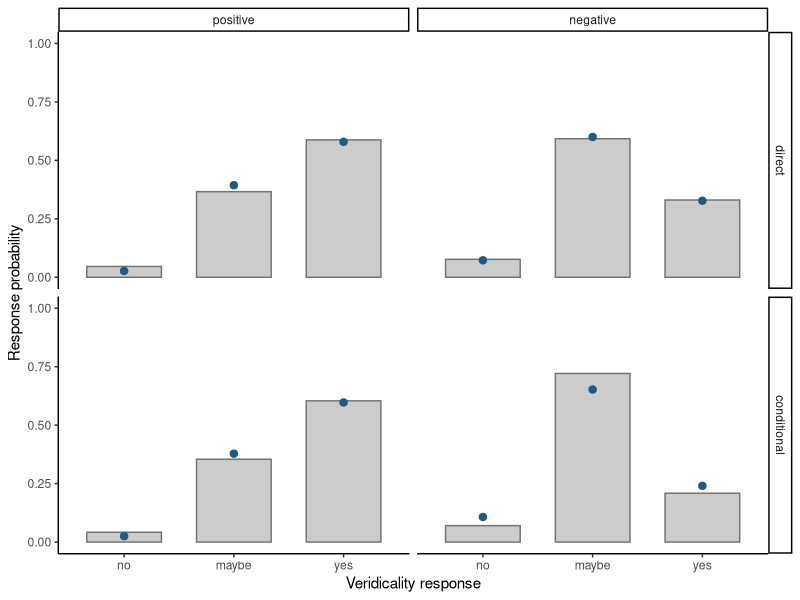
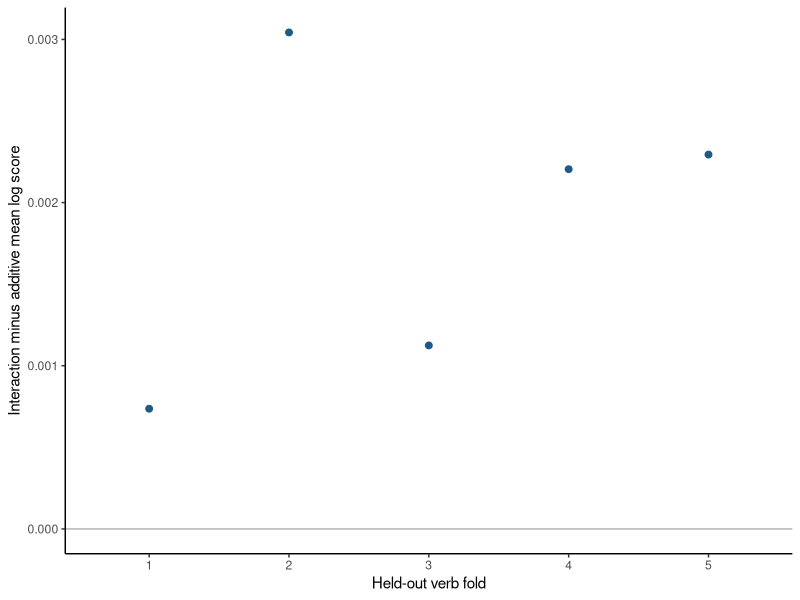

Recreate these plots in R, in order.
## ---- chunk 1
#| label: megaveridicality-fold-setup
library(ordinal)
library(ggplot2)

judgments <- read.csv(
  "data/megaveridicality/megaveridicality-v1-active-native.csv"
)
verb_folds <- read.csv("data/megaveridicality/verb-folds.csv")
judgments <- merge(
  judgments,
  verb_folds,
  by = "verb",
  all.x = TRUE,
  sort = FALSE
)

stopifnot(!anyNA(judgments$fold))

judgments$outcome <- ordered(
  judgments$response,
  levels = c("no", "maybe", "yes")
)
judgments$polarity <- factor(
  judgments$polarity,
  levels = c("positive", "negative")
)
judgments$task <- factor(
  judgments$task,
  levels = c("direct", "conditional")
)

fold_summary <- aggregate(
  verb ~ fold,
  data = unique(judgments[c("verb", "fold")]),
  FUN = length
)
names(fold_summary)[names(fold_summary) == "verb"] <- "held_out_verbs"
fold_summary
## ---- chunk 2
#| label: megaveridicality-population-fit
population_fit <- clm(
  outcome ~ polarity * task,
  data = judgments,
  link = "logit",
  Hess = FALSE,
  control = clm.control(
    gradTol = 1e-3,
    maxIter = 100L
  )
)

population_log_likelihood_by_rows <- sum(log(fitted(population_fit)))
stopifnot(
  abs(
    population_log_likelihood_by_rows - as.numeric(logLik(population_fit))
  ) < 1e-8,
  population_fit$convergence$code == 0,
  max(abs(population_fit$gradient)) < 1e-3
)

data.frame(
  summed_row_log_likelihood = population_log_likelihood_by_rows,
  clm_log_likelihood = as.numeric(logLik(population_fit)),
  optimizer_code = population_fit$convergence$code,
  maximum_absolute_gradient = max(abs(population_fit$gradient))
)

raw_probabilities <- as.data.frame(table(
  judgments$polarity,
  judgments$task,
  judgments$outcome,
  dnn = c("polarity", "task", "response")
))
names(raw_probabilities)[names(raw_probabilities) == "Freq"] <- "responses"
raw_probabilities$probability <- ave(
  raw_probabilities$responses,
  raw_probabilities$polarity,
  raw_probabilities$task,
  FUN = function(x) x / sum(x)
)

prediction_cells <- expand.grid(
  polarity = factor(
    c("positive", "negative"),
    levels = levels(judgments$polarity)
  ),
  task = factor(
    c("direct", "conditional"),
    levels = levels(judgments$task)
  )
)
probability_matrix <- predict(
  population_fit,
  newdata = prediction_cells,
  type = "prob"
)$fit

fitted_probabilities <- do.call(
  rbind,
  lapply(seq_len(nrow(prediction_cells)), function(row) {
    data.frame(
      polarity = prediction_cells$polarity[[row]],
      task = prediction_cells$task[[row]],
      response = factor(
        colnames(probability_matrix),
        levels = levels(judgments$outcome),
        ordered = TRUE
      ),
      probability = probability_matrix[row, ]
    )
  })
)

ggplot(raw_probabilities, aes(x = response)) +
  geom_col(
    aes(y = probability),
    width = 0.68,
    fill = "grey80",
    color = "grey45"
  ) +
  geom_point(
    data = fitted_probabilities,
    aes(y = probability),
    color = "#1F5A85",
    size = 2.2
  ) +
  facet_grid(task ~ polarity) +
  scale_y_continuous(limits = c(0, 1)) +
  labs(x = "Veridicality response", y = "Response probability") +
  theme_classic()
## ---- chunk 3
#| label: megaveridicality-observed-log-score-contribution
observed_row <- judgments[1L, , drop = FALSE]
observed_cell <- which(
  prediction_cells$polarity == observed_row$polarity &
    prediction_cells$task == observed_row$task
)
observed_category <- match(
  as.character(observed_row$outcome),
  colnames(probability_matrix)
)
assigned_probability <- probability_matrix[
  observed_cell,
  observed_category
]
data.frame(
  verb = observed_row$verb,
  polarity = observed_row$polarity,
  task = observed_row$task,
  observed_response = observed_row$outcome,
  assigned_probability = assigned_probability,
  log_score_contribution = log(assigned_probability)
)
## ---- chunk 4
#| label: megaveridicality-heldout
observed_probability <- function(fit, data) {
  probability <- predict(
    fit,
    newdata = data,
    type = "prob"
  )$fit
  if (is.null(dim(probability))) {
    observed <- probability
  } else {
    observed_column <- match(
      as.character(data$outcome),
      colnames(probability)
    )
    observed <- probability[cbind(
      seq_len(nrow(data)),
      observed_column
    )]
  }

  stopifnot(
    all(is.finite(observed)),
    all(observed > 1e-12),
    all(observed <= 1)
  )
  observed
}

mean_log_score <- function(fit, data) {
  mean(log(observed_probability(fit, data)))
}

clm_diagnostics <- function(fit) {
  c(
    optimizer_code = fit$convergence$code,
    maximum_absolute_gradient = max(abs(fit$gradient))
  )
}

fold_results <- lapply(sort(unique(judgments$fold)), function(fold) {
  training <- judgments[judgments$fold != fold, ]
  assessment <- judgments[judgments$fold == fold, ]
  fold_control <- clm.control(
    gradTol = 1e-3,
    maxIter = 100L
  )

  baseline_fit <- clm(
    outcome ~ 1,
    data = training,
    link = "logit",
    Hess = FALSE,
    control = fold_control
  )

  additive_fit <- clm(
    outcome ~ polarity + task,
    data = training,
    link = "logit",
    Hess = FALSE,
    control = fold_control
  )
  interaction_fit <- clm(
    outcome ~ polarity * task,
    data = training,
    link = "logit",
    Hess = FALSE,
    control = fold_control
  )

  diagnostics <- rbind(
    baseline = clm_diagnostics(baseline_fit),
    additive = clm_diagnostics(additive_fit),
    interaction = clm_diagnostics(interaction_fit)
  )

  assessment_probabilities <- c(
    observed_probability(baseline_fit, assessment),
    observed_probability(additive_fit, assessment),
    observed_probability(interaction_fit, assessment)
  )

  stopifnot(
    all(diagnostics[, "optimizer_code"] == 0),
    all(diagnostics[, "maximum_absolute_gradient"] < 1e-3),
    min(assessment_probabilities) > 1e-12
  )

  data.frame(
    fold = fold,
    held_out_verbs = length(unique(assessment$verb)),
    held_out_rows = nrow(assessment),
    baseline_mean_log_score = mean_log_score(
      baseline_fit,
      assessment
    ),
    additive_mean_log_score = mean_log_score(
      additive_fit,
      assessment
    ),
    interaction_mean_log_score = mean_log_score(
      interaction_fit,
      assessment
    ),
    largest_optimizer_code = max(diagnostics[, "optimizer_code"]),
    largest_absolute_gradient = max(
      diagnostics[, "maximum_absolute_gradient"]
    ),
    smallest_assigned_probability = min(assessment_probabilities)
  )
})

cross_validation <- do.call(rbind, fold_results)
cross_validation$gain <- with(
  cross_validation,
  interaction_mean_log_score - additive_mean_log_score
)
cross_validation
## ---- chunk 5
#| label: megaveridicality-heldout-summary
weighted_gain <- with(
  cross_validation,
  weighted.mean(gain, held_out_rows)
)
c(
  folds_favoring_interaction = sum(cross_validation$gain > 0),
  row_weighted_mean_log_score_gain = weighted_gain,
  minimum_fold_gain = min(cross_validation$gain),
  maximum_fold_gain = max(cross_validation$gain),
  row_weighted_baseline_log_score = with(
    cross_validation,
    weighted.mean(baseline_mean_log_score, held_out_rows)
  )
)
## ---- chunk 6
#| label: plot-megaveridicality-cv
ggplot(
  cross_validation,
  aes(x = factor(fold), y = gain)
) +
  geom_hline(yintercept = 0, color = "grey70") +
  geom_point(size = 2, color = "#1F5A85") +
  labs(
    x = "Held-out verb fold",
    y = "Interaction minus additive mean log score"
  ) +
  theme_classic()
